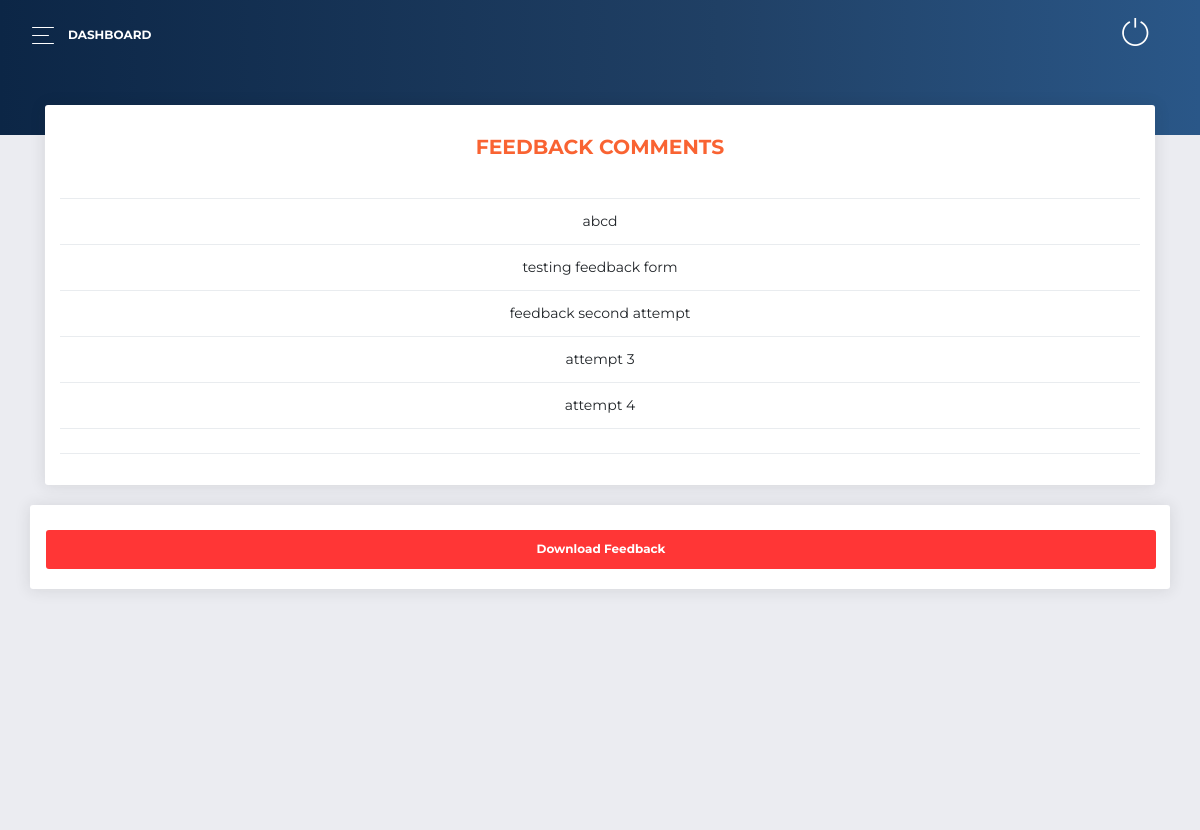
Before: /university/adminpanel/feedbaack/ with the older database file.
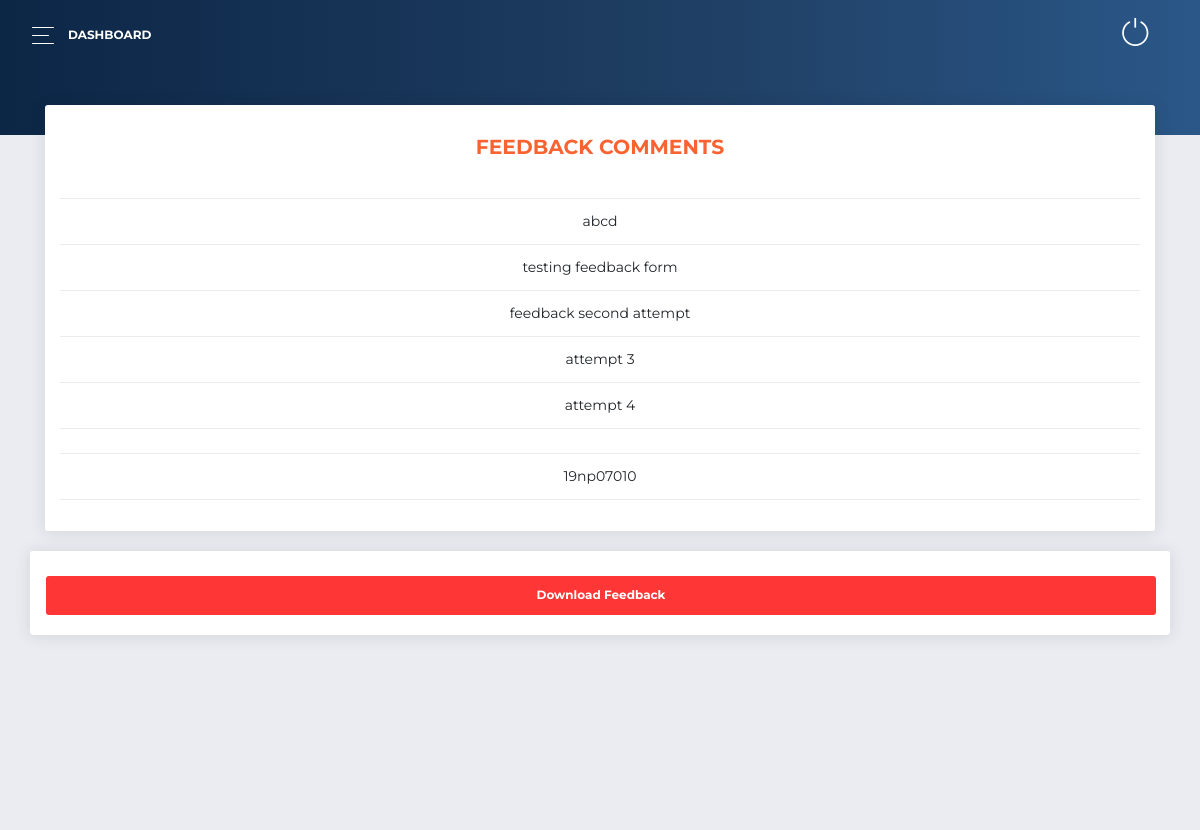
After: the same page with the newer database file.
### ROOT/MCQ/models.py (models this page shows, shortened)
class FeedbackForm(models.Model):
    QSTN_ONE = models.CharField(max_length=200)
    QSTN_ONE_ANSWR = models.CharField(max_length=50)
    QSTN_TWO = models.CharField(max_length=200)
    QSTN_TWO_ANSWR = models.CharField(max_length=50)
    QSTN_THREE = models.CharField(max_length=200)
    QSTN_THREE_ANSWR_CHOICE_1 = models.CharField(max_length=850)
    QSTN_THREE_ANSWR_CHOICE_2 = models.CharField(max_length=850, blank=True)
    QSTN_THREE_ANSWR_CHOICE_3 = models.CharField(max_length=850, blank=True)
    QSTN_THREE_ANSWR_CHOICE_4 = models.CharField(max_length=850, blank=True)
    COMMENTS = models.TextField(max_length=5000, blank=True)
    objects = DataFrameManager()

### ROOT/ADMINPANEL/views.py (the view)
# urls.py: path("feedbaack/", views.feedback_page, name='feedbackpage'),
def feedback_page(request):
    pageDictKey = 'comments'
    commentsData = FeedbackForm.objects.all()
    context = {"comments":commentsData,"pageDictKey":pageDictKey,
    "resultStat":get_result_status(),}
    return render(request, ADMIN_PAGE_MAPPER.pageDict[pageDictKey], context)

### ROOT/ADMINPANEL/views.py (called while the page is built)
def get_result_status():
    try:
        resultStat = int(list(Declare_Result.objects.values_list("RESULT_STATUS", flat=True))[0])
    except:
        return 0
    return resultStat

### ROOT/templates/ADMIN_PANEL/feedback_comments.html (shortened to what this page needs)
{% extends 'BASE_FILES/BaseAdmin.html' %}
{% load static %}
{% load my_filter %}
{% block adminContent %}
<link rel="stylesheet" href="{% static 'multiDropdown/bootstrap-select.min.css' %}">
<div class="content">
<div class="col-md-12">
        <div class="card card-chart">
          <div class="card-header ">
            <div class="row">
              <div class="col-sm-12">
                <div class="table-responsive">
                  <table class="table">
                    <thead class="text-primary">
                      <th style="font-weight:700;">
                        FEEDBACK COMMENTS
                      </th>
                    </thead>
                    <tbody>
                      {% for data in comments %}
                        <tr>
                          <td>
                            {{data.COMMENTS}}
                          </td>
                        </tr>
                      {% endfor %}
                    </tbody>
                  </table>
                </div>
              </div>
            </div>
            <br>
          </div>
        </div>
      </div>
      <div class="row">
        <div class="col-lg-12">
          <div class="card card-tasks">
            <div class="card-body ">
              <a href="{% url 'ADMINPANEL:feedback' %}">
                <button class="btn btn-danger" type="submit" name="button" style="width:100%;"><strong>Download Feedback<strong></button>
              </a>
            </div>
          </div>
        </div>
      </div>
</div>
{% endblock %}

### ROOT/templates/BASE_FILES/BaseAdmin.html (shortened to what this page needs)
<!DOCTYPE html>
{% load static %}
<html lang="en">
<head>
  <link rel="stylesheet" href="https://use.fontawesome.com/releases/v5.7.1/css/all.css">
  <link href="{% static 'adminDash/css/bootstrap.min.css' %}" rel="stylesheet" />
  <link href="{% static 'adminDash/css/now-ui-dashboard.css' %}" rel="stylesheet" />
  <link href="{% static 'adminDash/demo/demo.css' %}" rel="stylesheet" />
</head>
<body class="">
  <div class="wrapper ">
    <div class="main-panel" id="main-panel">
      <nav class="navbar navbar-expand-lg navbar-transparent  bg-primary  navbar-absolute">
        <div class="container-fluid">
          <div class="navbar-wrapper">
            <div class="navbar-toggle">
              <button type="button" class="navbar-toggler">
                <span class="navbar-toggler-bar bar1"></span>
                <span class="navbar-toggler-bar bar2"></span>
                <span class="navbar-toggler-bar bar3"></span>
              </button>
            </div>
            <a class="navbar-brand" href="{% url 'ADMINPANEL:admin_home' %}"><strong>Dashboard</strong></a>
          </div>
          <div class="collapse navbar-collapse justify-content-end" id="navigation">
            <a class="nav-link" href="{% url 'MCQ:logout' %}" id="navbarDropdownMenuLink">
              <i class="now-ui-icons media-1_button-power" style="font-size:28px;"></i>
            </a>
          </div>
        </div>
      </nav>
      <div class="panel-header panel-header-sm">
      </div>
      {% block adminContent %}
      {% endblock %}
      <footer class="footer">
      </footer>
    </div>
  </div>
</body>
</html>

### ROOT/templates/ADMIN_PANEL/feedback_comments.html (style rules this page uses)
td, th { text-align:center; }

Changed rows visible on the page:
added FeedbackForm: COMMENTS "19np07010"
